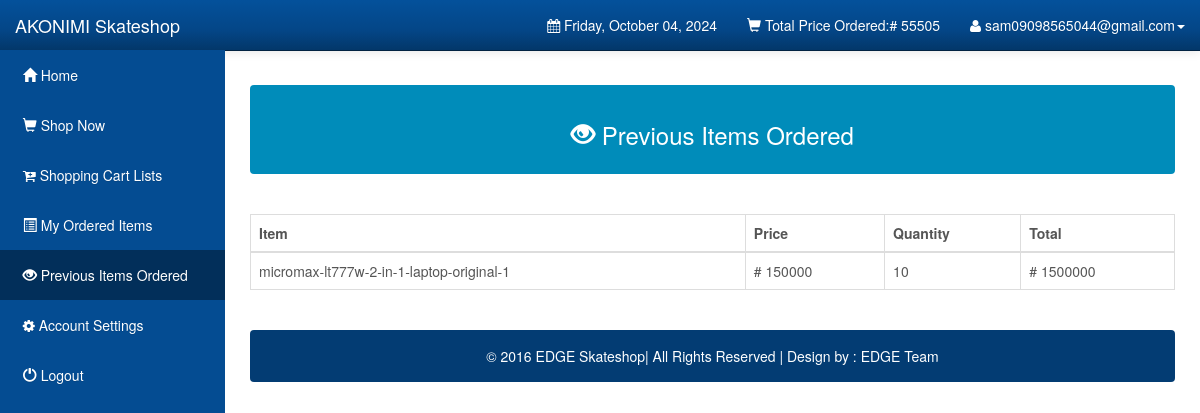
Screenshot of /Customers/view_purchased.php (signed in) with the database file from the repository.
### tables this page shows
CREATE TABLE IF NOT EXISTS `users` (
  `user_id` int(11) NOT NULL AUTO_INCREMENT,
  `user_email` varchar(1000) NOT NULL,
  `user_password` varchar(1000) NOT NULL,
  `user_firstname` varchar(1000) NOT NULL,
  `user_lastname` varchar(1000) NOT NULL,
  `user_address` varchar(1000) NOT NULL,
  PRIMARY KEY (`user_id`)
);

CREATE TABLE IF NOT EXISTS `orderdetails` (
  `order_id` int(10) unsigned NOT NULL AUTO_INCREMENT,
  `user_id` int(11) NOT NULL DEFAULT '0',
  `order_name` varchar(1000) NOT NULL DEFAULT '',
  `order_price` double NOT NULL DEFAULT '0',
  `order_quantity` int(10) unsigned NOT NULL DEFAULT '0',
  `order_total` double NOT NULL DEFAULT '0',
  `order_status` varchar(45) NOT NULL DEFAULT '',
  `order_date` date NOT NULL DEFAULT '0000-00-00',
  PRIMARY KEY (`order_id`),
  KEY `FK_orderdetails_1` (`user_id`)
);

### Customers/view_purchased.php (the view, shortened to what this page needs)
<?php
 include("config.php");
 extract($_SESSION);
		  $stmt_edit = $DB_con->prepare('SELECT * FROM users WHERE user_email =:user_email');
		$stmt_edit->execute(array(':user_email'=>$user_email));
		$edit_row = $stmt_edit->fetch(PDO::FETCH_ASSOC);
		extract($edit_row);
		?>
		<?php
 include("config.php");
		  $stmt_edit = $DB_con->prepare("select sum(order_total) as total from orderdetails where user_id=:user_id and order_status='Ordered'");
		$stmt_edit->execute(array(':user_id'=>$user_id));
		$edit_row = $stmt_edit->fetch(PDO::FETCH_ASSOC);
		extract($edit_row);
		?>
<!DOCTYPE html>
<html lang="en">
<head>
    <link rel="stylesheet" type="text/css" href="bootstrap/css/bootstrap.min.css" />
    <link rel="stylesheet" type="text/css" href="font-awesome/css/font-awesome.min.css" />
    <link rel="stylesheet" type="text/css" href="css/local.css" />
</head>
<body>
    <div id="wrapper">
        <nav class="navbar navbar-inverse navbar-fixed-top" role="navigation">
            <div class="navbar-header">
                <a class="navbar-brand" href="index.php">AKONIMI Skateshop</a>
            </div>
            <div class="collapse navbar-collapse navbar-ex1-collapse">
                <ul class="nav navbar-nav side-nav">
                    <li><a href="index.php"> &nbsp; <span class='glyphicon glyphicon-home'></span> Home</a></li>
					<li><a href="shop.php?id=1"> &nbsp; <span class='glyphicon glyphicon-shopping-cart'></span> Shop Now</a></li>
					<li><a href="cart_items.php"> &nbsp; <span class='fa fa-cart-plus'></span> Shopping Cart Lists</a></li>
					<li><a href="orders.php"> &nbsp; <span class='glyphicon glyphicon-list-alt'></span> My Ordered Items</a></li>
					<li class="active"><a href="view_purchased.php"> &nbsp; <span class='glyphicon glyphicon-eye-open'></span> Previous Items Ordered</a></li>
					<li><a data-toggle="modal" data-target="#setAccount"> &nbsp; <span class='fa fa-gear'></span> Account Settings</a></li>
					<li><a href="logout.php"> &nbsp; <span class='glyphicon glyphicon-off'></span> Logout</a></li>
                </ul>
                <ul class="nav navbar-nav navbar-right navbar-user">
                    <li class="dropdown messages-dropdown">
                        <a href="#"><i class="fa fa-calendar"></i>  <?php
                            $Today=date('y:m:d');
                            $new=date('l, F d, Y',strtotime($Today));
                            echo $new; ?></a>
                    </li>
					<li class="dropdown user-dropdown">
                        <a href="#" class="dropdown-toggle" data-toggle="dropdown"><span class='glyphicon glyphicon-shopping-cart'></span> Total Price Ordered:# <?php echo $total; ?> </b></a>
                    </li>
                     <li class="dropdown user-dropdown">
                        <a href="#" class="dropdown-toggle" data-toggle="dropdown"><i class="fa fa-user"></i> <?php echo $user_email; ?><b class="caret"></b></a>
                    </li>
                </ul>
            </div>
        </nav>
        <div id="page-wrapper">
			<div class="alert alert-default" style="color:white;background-color:#008CBA">
         <center><h3> <span class="glyphicon glyphicon-eye-open"></span> Previous Items Ordered</h3></center>
        </div>
			<br />
						  <div class="table-responsive">
            <table class="display table table-bordered" id="example" cellspacing="0" width="100%">
              <thead>
                <tr>
                  <th>Item</th>
                  <th>Price</th>
				  <th>Quantity</th>
				  <th>Total</th>
                </tr>
              </thead>
              <tbody>
			  <?php
include("config.php");
	$stmt = $DB_con->prepare("SELECT * FROM orderdetails where order_status='Ordered_Finished' and user_id='$user_id'");
	$stmt->execute();
	if($stmt->rowCount() > 0)
	{
		while($row=$stmt->fetch(PDO::FETCH_ASSOC))
		{
			extract($row);
			?>
                <tr>
                 <td><?php echo $order_name; ?></td>
				 <td># <?php echo $order_price; ?> </td>
				 <td><?php echo $order_quantity; ?></td>
				 <td># <?php echo $order_total; ?> </td>
                </tr>
              <?php
		}
		echo "</tbody>";
		echo "</table>";
		echo "</div>";
		echo "<br />";
		echo '<div class="alert alert-default" style="background-color:#033c73;">
                       <p style="color:white;text-align:center;">
                       &copy 2016 EDGE Skateshop| All Rights Reserved |  Design by : EDGE Team
						</p>
                    </div>
	</div>';
		echo "</div>";
	}
?>
</body>
</html>

### Customers/css/local.css (style rules this page uses)
#wrapper { padding-left: 0; }
#page-wrapper { width: 100%; padding: 5px 15px; }
body { font-family: "Helvetica Neue", Helvetica, Arial, sans-serif; font-size: 14px; line-height: 1.42857143; color: #555555; background-color: #ffffff; }
.navbar-inverse { background-color: #033c73; border-color: #022f5a; }
.navbar-inverse .navbar-brand { color: #ffffff; }
.navbar-inverse .navbar-nav > li > a { color: #ffffff; }
.navbar-inverse .navbar-nav > .active > a, .navbar-inverse .navbar-nav > .active > a:hover, .navbar-inverse .navbar-nav > .active > a:focus { color: #ffffff; background-color: #022f5a; }
.navbar-inverse .navbar-collapse, .navbar-inverse .navbar-form { border-color: #022a50; }
.navbar { background-image: -webkit-linear-gradient(#54b4eb, #2fa4e7 60%, #1d9ce5); background-image: linear-gradient(#54b4eb, #2fa4e7 60%, #1d9ce5); background-repeat: no-repeat; filter: progid:DXImageTransform.Microsoft.gradient(startColorstr='#ff54b4eb', endColorstr='#ff1d9ce5', GradientType=0); border-bottom: 1px solid #178acc; filter: none; -webkit-box-shadow: 0 1px 10px rgba(0, 0, 0, 0.1); box-shadow: 0 1px 10px rgba(0, 0, 0, 0.1); }
.navbar .navbar-nav > li > a, .navbar-brand { text-shadow: 0 1px 0 rgba(0, 0, 0, 0.1); }
.navbar-inverse { background-image: -webkit-linear-gradient(#04519b, #044687 60%, #033769); background-image: linear-gradient(#04519b, #044687 60%, #033769); background-repeat: no-repeat; filter: progid:DXImageTransform.Microsoft.gradient(startColorstr='#ff04519b', endColorstr='#ff033769', GradientType=0); filter: none; border-bottom: 1px solid #022241; }
.clearfix:before, .clearfix:after, .container:before, .container:after, .container-fluid:before, .container-fluid:after, .row:before, .row:after, .form-horizontal .form-group:before, .form-horizontal .form-group:after, .btn-toolbar:before, .btn-toolbar:after, .btn-group-vertical > .btn-group:before, .btn-group-vertical > .btn-group:after, .nav:before, .nav:after, .navbar:before, .navbar:after, .navbar-header:before, .navbar-header:after, .navbar-collapse:before, .navbar-collapse:after, .pager:before, .pager:after, .panel-body:before, .panel-body:after, .modal-footer:before, .modal-footer:after { content: " "; display: table; }
.clearfix:after, .container:after, .container-fluid:after, .row:after, .form-horizontal .form-group:after, .btn-toolbar:after, .btn-group-vertical > .btn-group:after, .nav:after, .navbar:after, .navbar-header:after, .navbar-collapse:after, .pager:after, .panel-body:after, .modal-footer:after { clear: both; }
a { color: #2fa4e7; text-decoration: none; }
@media (min-width:768px) { #wrapper { padding-left: 225px; } }
@media (min-width:768px) { #page-wrapper { padding: 15px 25px; } }
@media (min-width:768px) { .side-nav { margin-left: -225px; left: 225px; width: 225px; position: fixed; top: 50px; height: 100%; border-radius: 0; border: none; background-color: #044C92; overflow-y: auto; } }
@media (min-width:768px) { .side-nav>li>a { width: 225px; } }
@media (min-width:768px) { .navbar-collapse { padding-left: 15px !important; padding-right: 15px !important; } }

### rows the page displays
users: user_email "sam09098565044@gmail.com"
orderdetails: order_name "micromax-lt777w-2-in-1-laptop-original-1", order_price "150000", order_quantity "10", order_total "1500000"

### other values shown
$total "55505"
